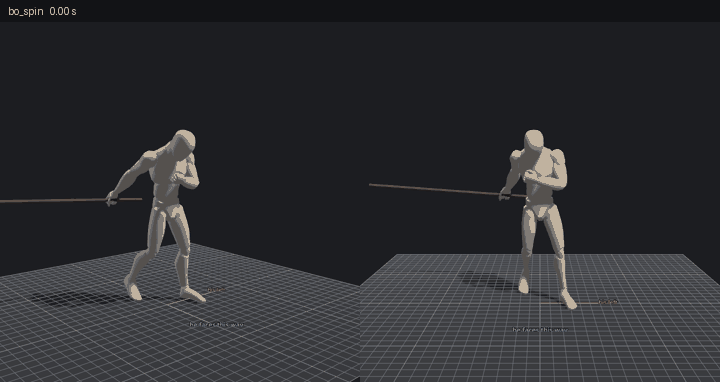
#> input picture moves/cooked/bo_spin.gif, 720 x 382 px
$ python -i sheet.py   (imports and definitions only)
#> lines starting #> are read from the running program, lines starting #| are printed output that depends on the picture
"""python tools/sheet.py <scene name> [yaw ...]  ->  moves/cooked/<name>.gif and <name>_sheet.jpg
Records the scene windowed (godot --record) from each yaw, lays the views side by side; the sheet = 8 moments per view."""
import sys, os, glob, subprocess, shutil, tempfile
from PIL import Image, ImageDraw

G = r"C:/Users/Nick/Tools/Godot/4.7.2/Godot_v4.7.2-stable_win64_console.exe"
name = sys.argv[1]
yaws = [float(a) for a in sys.argv[2:]] or [-40.0, -90.0]
root = os.path.dirname(os.path.dirname(os.path.abspath(__file__)))
tmp = os.path.join(os.environ.get("CLAUDE_JOB_DIR", tempfile.gettempdir()), "tmp", "rec_" + name)
views = []
# [6 lines not run here, left out]
# [1 line that did not run here, left out]
W = 360


def crop(p, w=W):
#> called with p = '../moves/cooked/bo_spin.gif', w = 360
    return Image.open(p).convert("RGB").crop((350, 0, 1250, 900)).resize((w, w))
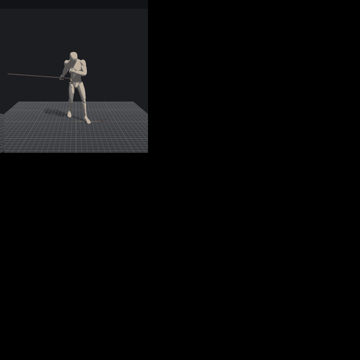
#> returned value: PIL image 360x360 RGB; mean R, G, B 7.9, 8, 8.6


frames = []
# [6 lines not run here, left out]
out = os.path.join(root, "moves", "cooked")
# [2 lines not run here, left out]
# [1 line that did not run here, left out]
S = 240
sh = Image.new("RGB", (S * 8, S * len(views)), (18, 19, 22))
# [7 lines not run here, left out]

>>> result = crop('../moves/cooked/bo_spin.gif')

$ run again, on moves/cooked/bo_sweep_nick_sheet.jpg
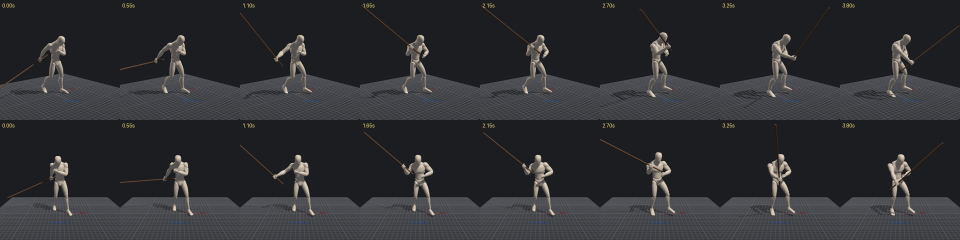
#> input picture moves/cooked/bo_sweep_nick_sheet.jpg, 1920 x 480 px (shown at 1/2 size)
#> in crop, `return Image.open(p).convert("RGB").crop((350, 0, 1250, 900)).resize((..`:
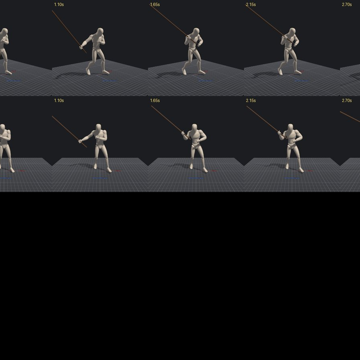
#> returned value: PIL image 360x360 RGB; mean R, G, B 25.2, 25.4, 27.2

$ run again, on moves/cooked/bo_sweep_sheet.jpg
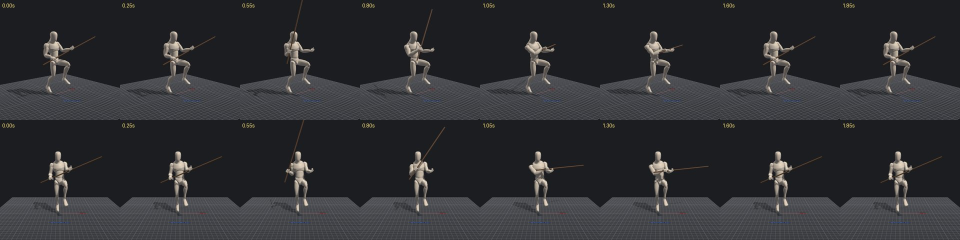
#> input picture moves/cooked/bo_sweep_sheet.jpg, 1920 x 480 px (shown at 1/2 size)
#> in crop, `return Image.open(p).convert("RGB").crop((350, 0, 1250, 900)).resize((..`:
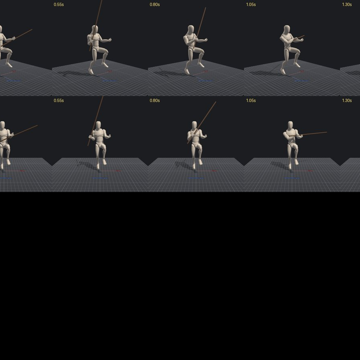
#> returned value: PIL image 360x360 RGB; mean R, G, B 25.2, 25.4, 27.3
